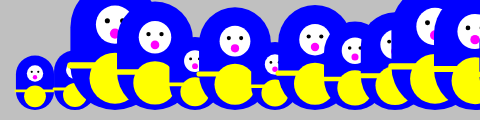
Frame 1 (no input)
Frame 60 (no input): identical to frame 1, image omitted
Frame 120 (the mouse pressed at the canvas centre since frame 60): identical to frame 1, image omitted

The p5.js sketch that drew this single still picture (run headless with seeded random() and noise() and a simulated clock; from frame 60 on, the mouse is pressed at the canvas centre):

// p5.js sketch
// ── sketch.js
let rot_angle // This doesn't work; I don't know why. No error messages. 

function setup() {
  createCanvas(480, 120);
}

function draw() {
  background("silver");
  randomSeed(0);
  for (var i = 35; i < width + 40; i += 40) {
      if (i%5==0) {
      rot_angle=20;
    } else {
      rot_angle=0;
    }
      var scalar = random(0.25, 1.5);
      /*var transparency = random(0, 255); -- would love to know why this doesn't work */
      nestingdoll(i, 110, scalar);
  }
}

//The nestingdoll is derived from the owl function found in our Make text
function nestingdoll(x, y, s) {
  push();
  translate(x, y);
  scale(s); // Set the scale
  /*stroke(t); // Set the transparency*/
  stroke("blue");
  strokeWeight(70);
  line(0, -35, 0, -65); // Body
  noStroke();
  fill(255);
  ellipse(0, -67, 30, 30) // Face
  fill(0);
  ellipse(-6, -70, 4, 4); // Left eye
  ellipse(6, -70, 4, 4); // Right eye
  fill("fuchsia");
  ellipse(0, -60, 8, 8); // Mouth
  fill("yellow"); 
  ellipse(0, -25, 40, 40); // Apron
  stroke("yellow");
  strokeWeight(5);
  line(-35, -35, 35, -35);
  pop();
}
